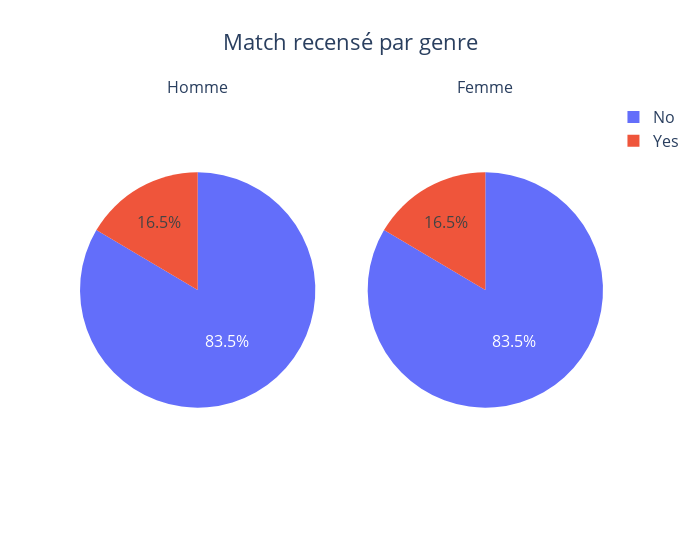

The notebook cell saved with this chart:
### Code cell
# filter by match for visual
count_homme = df_homme["match"].value_counts(normalize=True).round(3)
count_femme = df_femme["match"].value_counts(normalize=True).round(3)

fig_pie = make_subplots(rows=1, cols=2, specs=[[{"type": "pie"}, {"type": "pie"}]],
                        subplot_titles=["Homme", "Femme"])

fig_pie.add_trace(go.Pie( 
     values=count_homme,
     labels=['No', 'Yes '],
     ),
     row=1, col=1)

fig_pie.add_trace(go.Pie(
     values=count_femme,
     labels=['No', 'Yes '],
     ),
    row=1, col=2)

fig_pie.update_layout(
    width=700,
    title= {'x' : 0.5},
    title_text='Match recensé par genre',
    font=dict(
        size=16
    ),
    legend=dict(
        font=dict(
            size=16
            )))
fig_pie.show()

### Figure 1 — Plotly figure (JSON) as saved in the notebook; plotly's stock layout.template omitted (floating-point values rounded to 4 significant figures)
{"data": [{"domain": {"x": [0, 0.45], "y": [0, 1]}, "labels": ["No", "Yes "], "type": "pie", "values": [0.835, 0.165]}, {"domain": {"x": [0.55, 1], "y": [0, 1]}, "labels": ["No", "Yes "], "type": "pie", "values": [0.835, 0.165]}], "layout": {"annotations": [{"font": {"size": 16}, "showarrow": false, "text": "Homme", "x": 0.225, "xanchor": "center", "xref": "paper", "y": 1, "yanchor": "bottom", "yref": "paper"}, {"font": {"size": 16}, "showarrow": false, "text": "Femme", "x": 0.775, "xanchor": "center", "xref": "paper", "y": 1, "yanchor": "bottom", "yref": "paper"}], "font": {"size": 16}, "legend": {"font": {"size": 16}}, "title": {"text": "Match recensé par genre", "x": 0.5}, "width": 700}}
